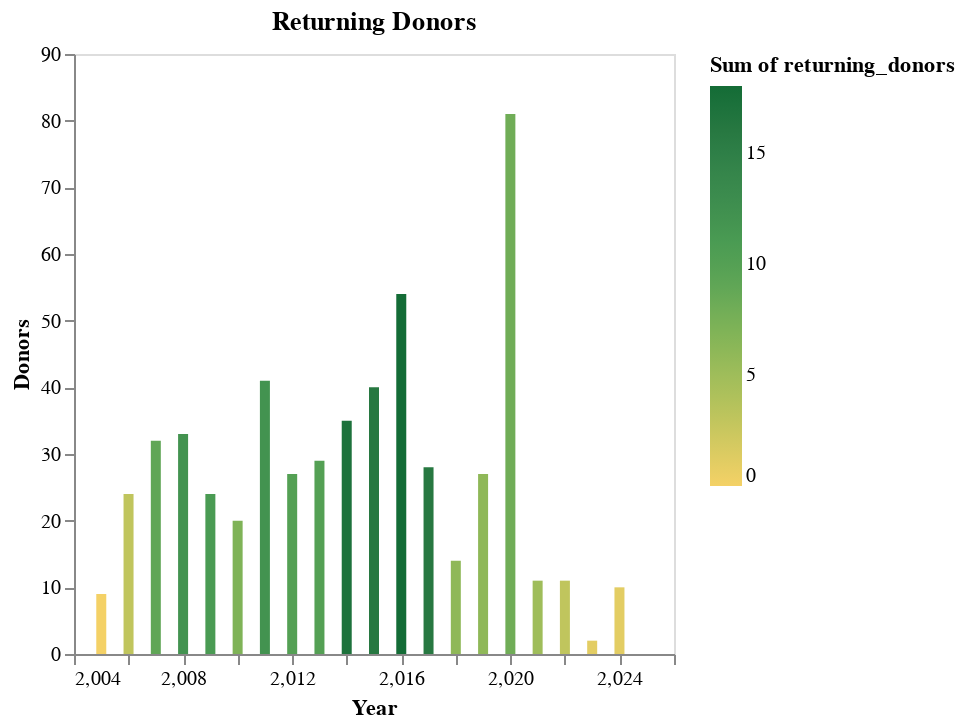

Notebook cell for this chart:
### Code cell
_dntk.DeepnoteChart(df_3, """{"layer":[{"layer":[{"mark":{"clip":true,"type":"bar","tooltip":true},"encoding":{"x":{"axis":{"grid":false,"title":"Year"},"sort":null,"type":"quantitative","field":"donation_year","scale":{"type":"linear"},"format":{"type":"default","decimals":null},"formatType":"numberFormatFromNumberType"},"y":{"axis":{"grid":false,"title":"Donors"},"sort":null,"type":"quantitative","field":"donors_this_year","scale":{"type":"linear"},"format":{"type":"default","decimals":null},"aggregate":"sum","formatType":"numberFormatFromNumberType"},"color":{"sort":null,"type":"quantitative","field":"returning_donors","scale":{"scheme":"goldgreen"},"aggregate":"sum"}}}]}],"title":"Returning Donors","config":{"legend":{}},"$schema":"https://vega.github.io/schema/vega-lite/v5.json","encoding":{},"usermeta":{"tooltipDefaultMode":true}}""")

### Figure 1 — Vega-Lite specification as saved in the notebook (floating-point values rounded to 4 significant figures)
{"layer": [{"layer": [{"mark": {"clip": true, "type": "bar", "tooltip": true}, "encoding": {"x": {"axis": {"grid": false, "title": "Year"}, "sort": null, "type": "quantitative", "field": "donation_year", "scale": {"type": "linear"}, "format": {"type": "default", "decimals": null}, "formatType": "numberFormatFromNumberType"}, "y": {"axis": {"grid": false, "title": "Donors"}, "sort": null, "type": "quantitative", "field": "donors_this_year", "scale": {"type": "linear"}, "format": {"type": "default", "decimals": null}, "aggregate": "sum", "formatType": "numberFormatFromNumberType"}, "color": {"sort": null, "type": "quantitative", "field": "returning_donors", "scale": {"scheme": "goldgreen"}, "aggregate": "sum"}}}]}], "title": "Returning Donors", "config": {"legend": {}}, "$schema": "https://vega.github.io/schema/vega-lite/v5.json", "encoding": {}, "usermeta": {"tooltipDefaultMode": true}, "data": {"values": [{"total_repeat_donors": 97, "total_donors": 290, "overall_retention_rate": 33.45, "donation_year": 2024, "donors_this_year": 10, "returning_donors": 1, "yearly_retention_rate": 10}, {"total_repeat_donors": 97, "total_donors": 290, "overall_retention_rate": 33.45, "donation_year": 2023, "donors_this_year": 2, "returning_donors": 1, "yearly_retention_rate": 50}, {"total_repeat_donors": 97, "total_donors": 290, "overall_retention_rate": 33.45, "donation_year": 2022, "donors_this_year": 11, "returning_donors": 3, "yearly_retention_rate": 27.27}, {"total_repeat_donors": 97, "total_donors": 290, "overall_retention_rate": 33.45, "donation_year": 2021, "donors_this_year": 11, "returning_donors": 5, "yearly_retention_rate": 45.45}, {"total_repeat_donors": 97, "total_donors": 290, "overall_retention_rate": 33.45, "donation_year": 2020, "donors_this_year": 81, "returning_donors": 8, "yearly_retention_rate": 9.88}, {"total_repeat_donors": 97, "total_donors": 290, "overall_retention_rate": 33.45, "donation_year": 2019, "donors_this_year": 27, "returning_donors": 6, "yearly_retention_rate": 22.22}, {"total_repeat_donors": 97, "total_donors": 290, "overall_retention_rate": 33.45, "donation_year": 2018, "donors_this_year": 14, "returning_donors": 6, "yearly_retention_rate": 42.86}, {"total_repeat_donors": 97, "total_donors": 290, "overall_retention_rate": 33.45, "donation_year": 2017, "donors_this_year": 28, "returning_donors": 16, "yearly_retention_rate": 57.14}, {"total_repeat_donors": 97, "total_donors": 290, "overall_retention_rate": 33.45, "donation_year": 2016, "donors_this_year": 54, "returning_donors": 18, "yearly_retention_rate": 33.33}, {"total_repeat_donors": 97, "total_donors": 290, "overall_retention_rate": 33.45, "donation_year": 2015, "donors_this_year": 40, "returning_donors": 16, "yearly_retention_rate": 40}, {"total_repeat_donors": 97, "total_donors": 290, "overall_retention_rate": 33.45, "donation_year": 2014, "donors_this_year": 35, "returning_donors": 17, "yearly_retention_rate": 48.57}, {"total_repeat_donors": 97, "total_donors": 290, "overall_retention_rate": 33.45, "donation_year": 2013, "donors_this_year": 29, "returning_donors": 10, "yearly_retention_rate": 34.48}, {"total_repeat_donors": 97, "total_donors": 290, "overall_retention_rate": 33.45, "donation_year": 2012, "donors_this_year": 27, "returning_donors": 10, "yearly_retention_rate": 37.04}, {"total_repeat_donors": 97, "total_donors": 290, "overall_retention_rate": 33.45, "donation_year": 2011, "donors_this_year": 41, "returning_donors": 12, "yearly_retention_rate": 29.27}, {"total_repeat_donors": 97, "total_donors": 290, "overall_retention_rate": 33.45, "donation_year": 2010, "donors_this_year": 20, "returning_donors": 7, "yearly_retention_rate": 35}, {"total_repeat_donors": 97, "total_donors": 290, "overall_retention_rate": 33.45, "donation_year": 2009, "donors_this_year": 24, "returning_donors": 11, "yearly_retention_rate": 45.83}, {"total_repeat_donors": 97, "total_donors": 290, "overall_retention_rate": 33.45, "donation_year": 2008, "donors_this_year": 33, "returning_donors": 12, "yearly_retention_rate": 36.36}, {"total_repeat_donors": 97, "total_donors": 290, "overall_retention_rate": 33.45, "donation_year": 2007, "donors_this_year": 32, "returning_donors": 9, "yearly_retention_rate": 28.13}, {"total_repeat_donors": 97, "total_donors": 290, "overall_retention_rate": 33.45, "donation_year": 2006, "donors_this_year": 24, "returning_donors": 3, "yearly_retention_rate": 12.5}, {"total_repeat_donors": 97, "total_donors": 290, "overall_retention_rate": 33.45, "donation_year": 2005, "donors_this_year": 9, "returning_donors": 0, "yearly_retention_rate": 0}]}}
